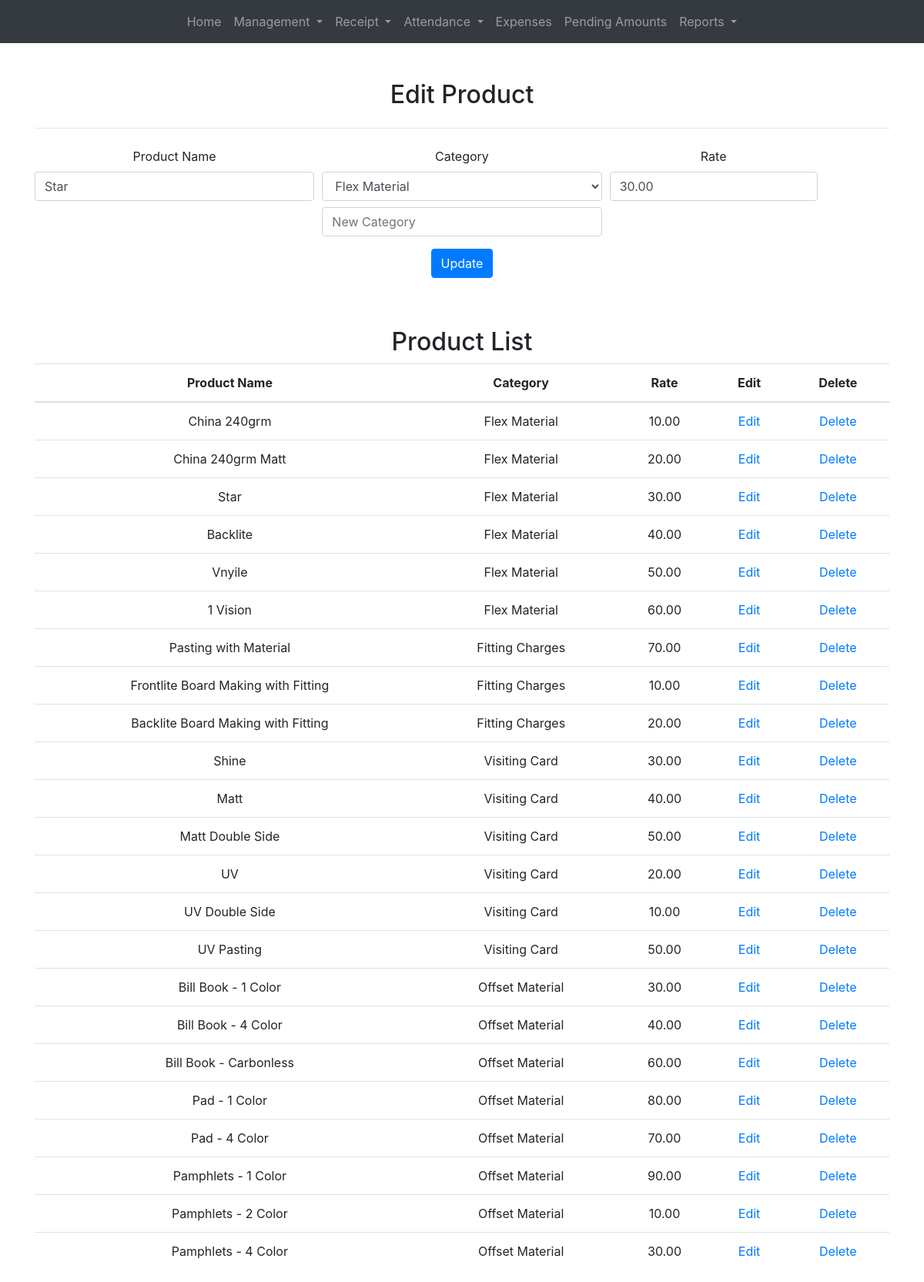
/prod.php?id=3, run on the app's committed database.
### tables this page shows
CREATE TABLE IF NOT EXISTS product (
    id INT AUTO_INCREMENT PRIMARY KEY,
    date DATE DEFAULT CURRENT_DATE,
    name VARCHAR(255) NOT NULL,
    category VARCHAR(255) NOT NULL,
    rate DECIMAL(10, 2)
);

### prod.php (the view, shortened to what this page needs)
<?php include 'includes/header.php'; ?>
<?php
$product = null;
if (isset($_GET['id'])) {
    $productId = $_GET['id'];
    include 'includes/db_connection.php';
    $sql = "SELECT * FROM product WHERE id = ?";
    if ($stmt = $conn->prepare($sql)) {
        $stmt->bind_param("i", $productId);
        $stmt->execute();
        $result = $stmt->get_result();
        $product = $result->fetch_assoc();
    } else {
    }
}
?>
<!DOCTYPE html>
<html lang="en">
<head>
    <link rel="stylesheet" href="https://stackpath.bootstrapcdn.com/bootstrap/4.5.2/css/bootstrap.min.css">
</head>
<body>
    <br><div class="container mt-4 text-center">
    <h2><?php echo isset($product) ? 'Edit Product' : 'Add Product'; ?></h2>
    <hr class="my-4">
    <form action="<?php echo isset($product) ? 'includes/update_product.php' : 'includes/create_product.php'; ?>" method="post">
        <div class="form-row">
            <div class="col-md-4 mb-3">
                <label for="name">Product Name</label>
                <input type="text" class="form-control" id="name" name="name" value="<?php echo isset($product) ? $product['name'] : ''; ?>" required>
            </div>
            <div class="col-md-4 mb-3">
                <label for="category">Category</label>
                <select class="form-control" id="category" name="category">
                    <?php
                    include 'includes/db_connection.php';
                    $sql = "SELECT DISTINCT category FROM product";
                    $result = $conn->query($sql);
                    while ($row = $result->fetch_assoc()) {
                        $selected = ($product && $product['category'] == $row['category']) ? 'selected' : '';
                        echo '<option value="' . $row['category'] . '" ' . $selected . '>' . $row['category'] . '</option>';
                    }
                    ?>
                </select>
                <input type="text" class="form-control mt-2" id="new_category" name="new_category" value="" placeholder="New Category">
            </div>
            <div class="col-md-3 mb-3">
                <label for="rate">Rate</label>
                <input type="number" step="0.01" class="form-control" id="rate" name="rate" value="<?php echo isset($product) ? $product['rate'] : ''; ?>" required>
            </div>
        </div>
        <div class="form-group text-center">
            <button type="submit" class="btn btn-primary"><?php echo isset($product) ? 'Update' : 'Create'; ?></button>
        </div>
    </form>
</div><br>
<div class="container mt-4 text-center">
    <h2>Product List</h2>
    <table class="table">
        <thead>
            <tr>
                <th>Product Name</th>
                <th>Category</th>
                <th>Rate</th>
                <th>Edit</th>
                <th>Delete</th>
            </tr>
        </thead>
        <tbody>
            <?php
            include 'includes/db_connection.php';
            $sql = "SELECT * FROM product";
            $result = $conn->query($sql);
            if ($result->num_rows > 0) {
                while ($row = $result->fetch_assoc()) {
                    echo '<tr>';
                    echo '<td>' . $row['name'] . '</td>';
                    echo '<td>' . $row['category'] . '</td>';
                    echo '<td>' . $row['rate'] . '</td>';
                    echo '<td><a href="prod.php?id=' . $row['id'] . '">Edit</a></td>';
                    echo '<td><a href="includes/del_prod.php?id='. $row['id'] . '">Delete</a></td>';
                    echo '</tr>';
                }
            } else {
                echo '<tr><td colspan="5">No products found</td></tr>';
            }
            ?>
        </tbody>
    </table>
</div>
</body>
</html>
<?php include 'includes/footer.php'; ?>

### data on the page
product: name "Star", rate "30.00", category "Flex Material"
product: name "China 240grm", category "Flex Material", rate "10.00"
product: name "China 240grm Matt", category "Flex Material", rate "20.00"
product: name "Backlite", category "Flex Material", rate "40.00"
product: name "Vnyile", category "Flex Material", rate "50.00"
product: name "1 Vision", category "Flex Material", rate "60.00"
product: name "Pasting with Material", category "Fitting Charges", rate "70.00"
product: name "Frontlite Board Making with Fitting", category "Fitting Charges", rate "10.00"
product: name "Backlite Board Making with Fitting", category "Fitting Charges", rate "20.00"
product: name "Shine", category "Visiting Card", rate "30.00"
product: name "Matt", category "Visiting Card", rate "40.00"
product: name "Matt Double Side", category "Visiting Card", rate "50.00"
product: name "UV", category "Visiting Card", rate "20.00"
product: name "UV Double Side", category "Visiting Card", rate "10.00"
product: name "UV Pasting", category "Visiting Card", rate "50.00"
product: name "Bill Book - 1 Color", category "Offset Material", rate "30.00"
product: name "Bill Book - 4 Color", category "Offset Material", rate "40.00"
product: name "Bill Book - Carbonless", category "Offset Material", rate "60.00"
product: name "Pad - 1 Color", category "Offset Material", rate "80.00"
product: name "Pad - 4 Color", category "Offset Material", rate "70.00"
product: name "Pamphlets - 1 Color", category "Offset Material", rate "90.00"
product: name "Pamphlets - 2 Color", category "Offset Material", rate "10.00"
product: name "Pamphlets - 4 Color", category "Offset Material", rate "30.00"

### other printed values
form field category "Flex Material"
